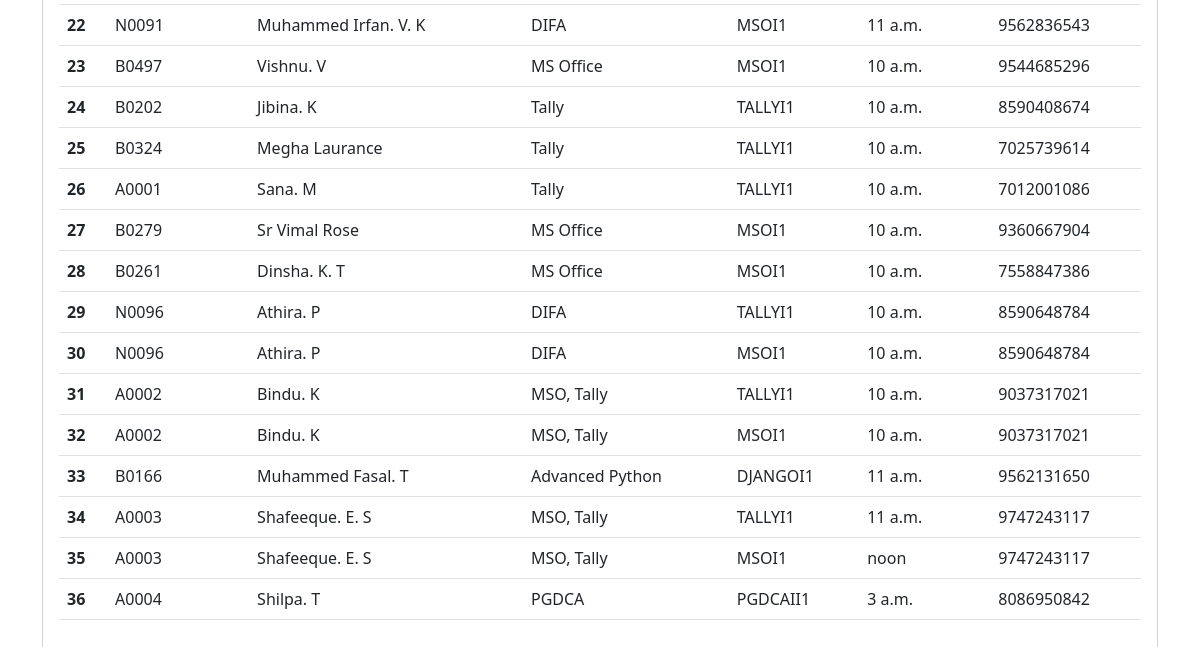
Page /exam/examlist/ (lower part) on the earlier database version.
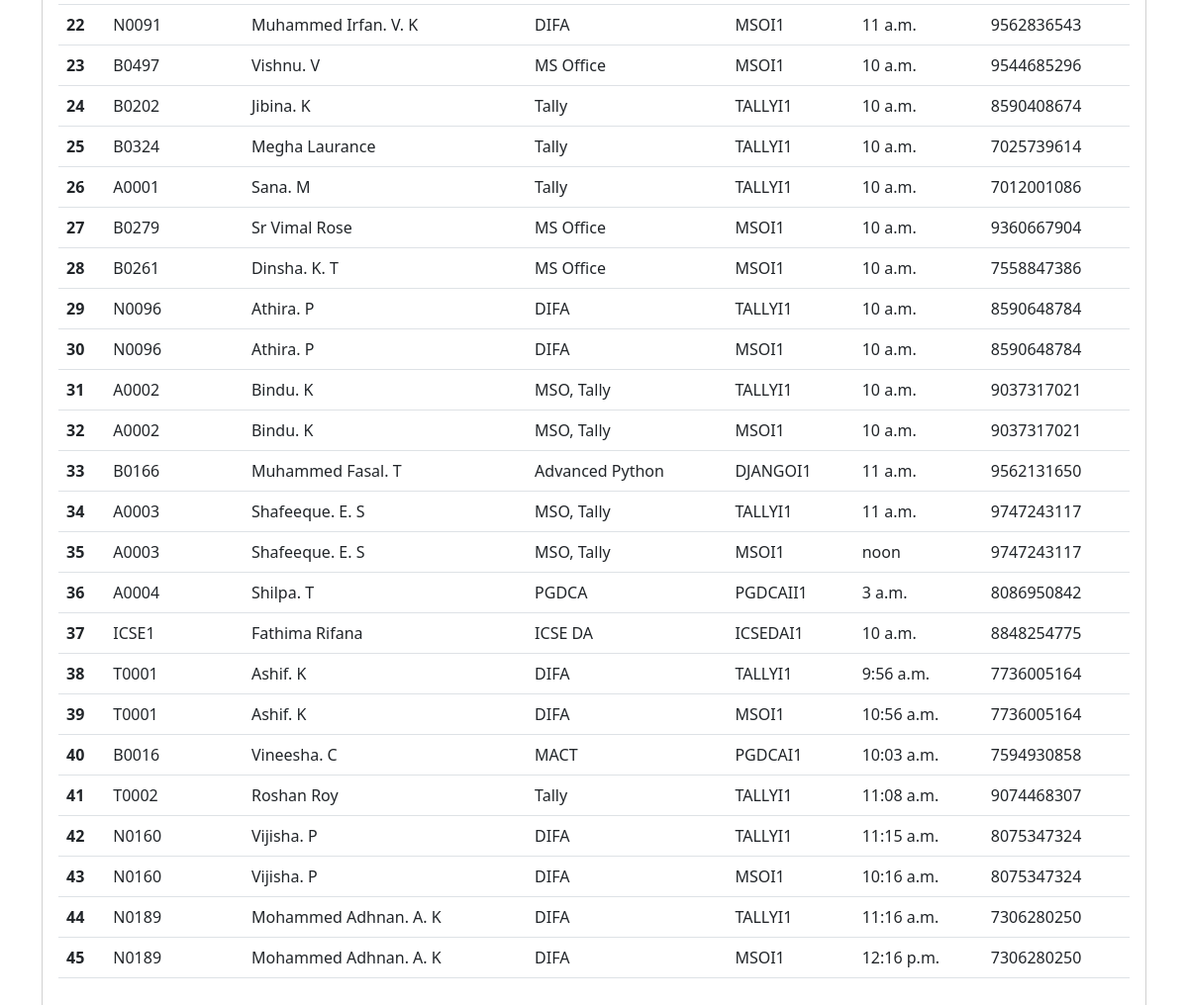
Same page on the later database version.
### exam/models.py (models this page shows, shortened)
class ExamStudent(models.Model):
    invoiceno=models.CharField(max_length=10)
    name=models.CharField(max_length=50)
    phone=models.CharField(max_length=15)
    course=models.CharField(max_length=20)
    examid=models.CharField(max_length=20)
    examlink=models.CharField(max_length=100)
    dateofexam=models.DateField()
    examtime=models.TimeField()

### exam/views.py (the view)
# urls.py: path('examlist/', views.examlist, name="examlist"),
def examlist(request):
    list=ExamStudent.objects.all()
    context={
        "list":list
    }
    return render(request, "examlist.html",context)

### templates/examlist.html (shortened to what this page needs)
{% load static %}
<!DOCTYPE html>
<html lang="en">
<head>
    <link rel="stylesheet" href="{% static 'bootstrap/css/bootstrap.min.css' %}">
</head>
<body>
    <div class="container">
        <div class="card" style="margin-top: 50px;">
            <div class="card-body">
                <table class="table table-hover">
                    <tbody>
                      {% for a in list %}
                      <tr>
                        <th scope="row">{{ forloop.counter }}</th>
                        <td>{{a.invoiceno}}</td>
                        <td>{{a.name}}</td>
                        <td>{{a.course}}</td>
                        <td>{{a.examid}}</td>
                        <td>{{a.examtime}}</td>
                        <td>{{a.phone}}</td>
                      </tr>
                      {% endfor %}
                    </tbody>
                  </table>
            </div>
        </div>
    </div>
</body>
</html>

Differences in the rows shown:
added ExamStudent: invoiceno "ICSE1", name "Fathima Rifana", course "ICSE DA", examid "ICSEDAI1", examtime "10 a.m.", phone "8848254775"
added ExamStudent: invoiceno "T0001", name "Ashif. K", course "DIFA", examid "TALLYI1", examtime "9:56 a.m.", phone "7736005164"
added ExamStudent: invoiceno "T0001", name "Ashif. K", course "DIFA", examid "MSOI1", examtime "10:56 a.m.", phone "7736005164"
added ExamStudent: invoiceno "B0016", name "Vineesha. C", course "MACT", examid "PGDCAI1", examtime "10:03 a.m.", phone "7594930858"
added ExamStudent: invoiceno "T0002", name "Roshan Roy", course "Tally", examid "TALLYI1", examtime "11:08 a.m.", phone "9074468307"
added ExamStudent: invoiceno "N0160", name "Vijisha. P", course "DIFA", examid "TALLYI1", examtime "11:15 a.m.", phone "8075347324"
added ExamStudent: invoiceno "N0160", name "Vijisha. P", course "DIFA", examid "MSOI1", examtime "10:16 a.m.", phone "8075347324"
added ExamStudent: invoiceno "N0189", name "Mohammed Adhnan. A. K", course "DIFA", examid "TALLYI1", examtime "11:16 a.m.", phone "7306280250"
added ExamStudent: invoiceno "N0189", name "Mohammed Adhnan. A. K", course "DIFA", examid "MSOI1", examtime "12:16 p.m.", phone "7306280250"
